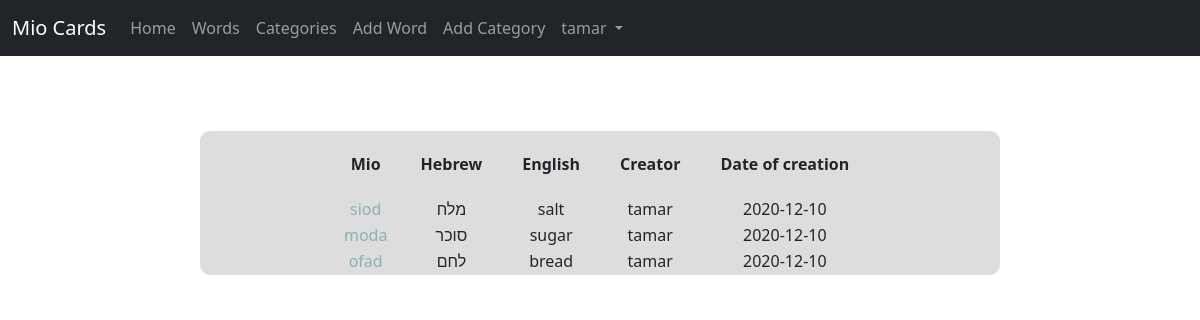
Screenshot of /my_words (signed in) with the database file from the repository.
### flaskapp/models.py (models this page shows, shortened)
class Users(UserMixin, db.Model):
    id = db.Column(db.Integer, primary_key=True)
    username = db.Column(db.String(30), unique=True, nullable=False)
    email = db.Column(db.String(120), unique=True, nullable=False)
    password = db.Column(db.String(80), nullable=False)
    words = db.relationship('Words', backref='creator', lazy=True)
    unique_words = db.relationship('Words', secondary=words_users, backref=db.backref('uni_user', lazy='select'))

class Words(db.Model):
    id = db.Column(db.Integer, primary_key=True)
    user_id = db.Column(db.Integer, db.ForeignKey('users.id'), nullable=False)
    word_name = db.Column(db.String(25), unique=True, nullable=False)
    hebrew_trans = db.Column(db.String(25), nullable=False)
    english_trans = db.Column(db.String(45))
    image_path = db.Column(db.String(5000))
    date_created = db.Column(db.DateTime, nullable=False, default=datetime.utcnow)
    unique_words = db.relationship('Users', secondary=words_users, backref=db.backref('uni_word', lazy='select'))
    words = db.relationship('Categories', secondary=words_categories, backref=db.backref('cats_word', lazy='select'))

### flaskapp/routes.py (the view)
@app.route('/my_words', methods=['POST', 'GET'])
@login_required
def words():
	words = Words.query.all()
	return render_template("words.html", title='Words', words=words, name=current_user.username)

### flaskapp/routes.py (called while the page is built)
@login_manager.user_loader
def load_user(user_id):
	return Users.query.get(int(user_id))

### flaskapp/templates/words.html (shortened to what this page needs)
{% extends "base.html" %}
{% block content %}
<div class="table-container">
	<div class="center">
		<table>
			<tr>
				<th>Mio</th>
				<th>Hebrew</th>
				<th>English</th>
				<th>Creator</th>
				<th>Date of creation</th>
			</tr>
			{% for card in words %}
			<tr>
				<td><a class="article-title" href="{{ url_for('card', card_id=card.id) }}">{{ card.word_name }}</a></td>
				<td>{{ card.hebrew_trans }}</td>
				<td>{{ card.english_trans }}</td>
				<td>{{ card.creator.username }}</td>
				<td>{{ card.date_created.strftime('%Y-%m-%d') }}</td>
			</tr>
			{% endfor %}
		</table>
	</div>
</div>
{% endblock %}

### flaskapp/templates/base.html (shortened to what this page needs)
<!doctype html>
<html lang="en">
  <head>
    <link rel="stylesheet" href="{{ url_for('static', filename='css/styles.css') }}">
    <link href="https://cdn.jsdelivr.net/npm/bootstrap@5.0.0-beta1/dist/css/bootstrap.min.css" rel="stylesheet">
  </head>
  <body>
    <nav class="navbar navbar-expand-lg navbar-dark bg-dark">
        <div class="container-fluid">
          <a class="navbar-brand" href="#">Mio Cards</a>
          <div class="collapse navbar-collapse" id="navbarSupportedContent">
            <ul class="navbar-nav me-auto mb-2 mb-lg-0">
              <li class="nav-item">
                <a class="nav-link" aria-current="page" href="{{url_for('index')}}">Home</a>
              </li>
              <li class="nav-item">
                <a class="nav-link" href="{{url_for('words')}}">Words</a>
              </li>
              <li class="nav-item">
                <a class="nav-link" href="{{url_for('categories')}}">Categories</a>
              </li>
              <li class="nav-item">
                <a class="nav-link" href="{{url_for('new_card')}}">Add Word</a>
              </li>
              <li class="nav-item">
                <a class="nav-link" href="{{url_for('new_category')}}">Add Category</a>
              </li>
              <li class="nav-item dropdown">
                <a class="nav-link dropdown-toggle" href="#" id="navbarDropdown" role="button" data-bs-toggle="dropdown" aria-expanded="false">
                  {% if name %}
                    {{name}}
                  {% else %}
                    User
                  {% endif %}
                </a>
              </li>
            </ul>
          </div>
        </div>
      </nav>
    {% block content %}
    {% endblock %}
  </body>
</html>

### flaskapp/static/css/styles.css (style rules this page uses)
html { direction: ltr; margin: 0; padding: 0; }
.center { text-align: center; margin-left: auto; margin-right: auto; }
.table-container { border: 0.1px solid #ddd; border-radius: 10px; background-color: #ddd; margin: 75px 200px 50px 200px; text-align: center; }
table { margin: 0 auto; }
th { padding: 20px; border-bottom: 1px solid #ddd; text-align: center; }
td, tr { border-bottom: 1px solid #ddd; text-align: center; }
a:link, a:visited, a:active { text-decoration: none; color: rgb(138, 177, 180); }

### rows the page displays
Users: username "tamar"
Words: word_name "siod", hebrew_trans "מלח", english_trans "salt", creator.username "tamar", date_created "2020-12-10"
Words: word_name "moda", hebrew_trans "סוכר", english_trans "sugar", creator.username "tamar", date_created "2020-12-10"
Words: word_name "ofad", hebrew_trans "לחם", english_trans "bread", creator.username "tamar", date_created "2020-12-10"
